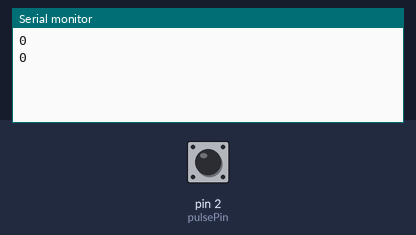
Recording of a sketch running on a simulated Arduino Uno, built with avr-gcc and run on an emulated ATmega328P. Parts: the last lines printed to the serial monitor. The inputs (shaded band) are chosen by the test bench; at power-on: pin 2 (pulsePin) LOW.

Above: at 1.2 s.
1.3 s: pin 2 (pulsePin) pulled HIGH for 0.15 s
At 2.7 s:
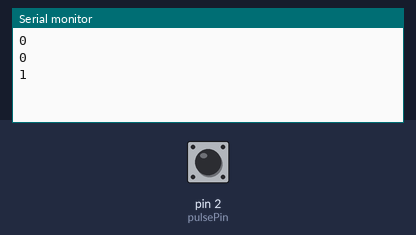
2.9 s: pin 2 (pulsePin) pulled HIGH for 1 s
At 3.8 s:
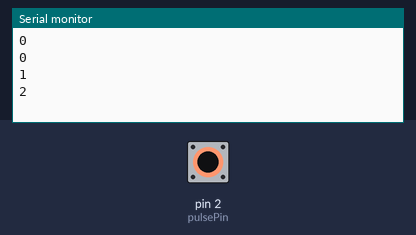
5.4 s: pin 2 (pulsePin) pulled HIGH for 0.15 s
At 6.8 s:
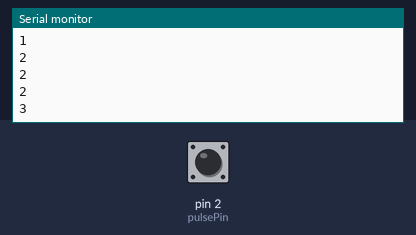
Timing chart, 0 to 8.4 s (numbered marks = the images above; inputs shaded):
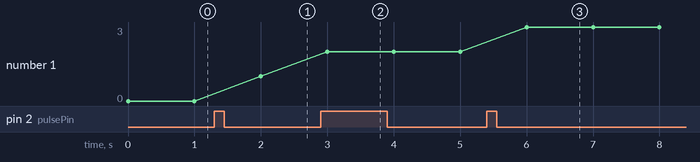

Measured:
- after the input at 1.3 s, the serial monitor: prints a new line after 0.70 s (image 1)
- after the input at 2.9 s, the serial monitor: prints a new line after 0.10 s (image 2)
- after the input at 5.4 s, the serial monitor: prints a new line after 0.60 s (image 3)
- plotted number 1: 0 → 1 after the input at 1.3 s, 1 → 2 after the input at 2.9 s, 2 → 3 after the input at 5.4 s

The sketch:

sketch_jan11a.ino
```cpp
const int pulsePin = 2;  // Digital pin connected to the dynamo output
volatile int pulseCount = 0;  // Counter variable, marked as volatile for use in interrupts
unsigned long lastDebounceTime = 0;  // Last time the input pin was toggled
unsigned long debounceDelay = 50;  // Delay time in milliseconds to debounce the signal

void setup() {
  pinMode(pulsePin, INPUT);
  attachInterrupt(digitalPinToInterrupt(pulsePin), countPulse, RISING);
  Serial.begin(9600);
}

void loop() {
  // Your main code here (if needed)
  // You can use the pulseCount variable for whatever purpose you like
  // For example, print the count to the serial monitor
  Serial.println(pulseCount);
  delay(1000);  // Adjust delay as needed
}

void countPulse() {
  // This function will be called when a rising edge is detected on the pulsePin
  unsigned long currentTime = millis();

  // Check if enough time has passed since the last toggle to debounce
  if ((currentTime - lastDebounceTime) > debounceDelay) {
    pulseCount++;
    lastDebounceTime = currentTime;
  }
}
```
